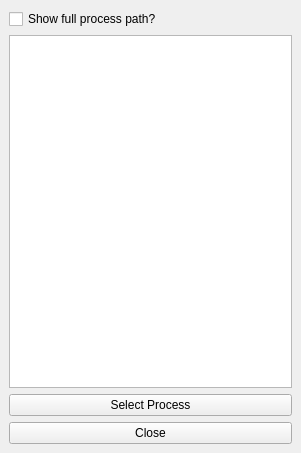
<?xml version="1.0" encoding="UTF-8"?>
<ui version="4.0">
 <class>ProcessList</class>
 <widget class="QMainWindow" name="ProcessList">
  <property name="windowModality">
   <enum>Qt::NonModal</enum>
  </property>
  <property name="geometry">
   <rect>
    <x>0</x>
    <y>0</y>
    <width>301</width>
    <height>453</height>
   </rect>
  </property>
  <property name="windowTitle">
   <string>ProcessList</string>
  </property>
  <widget class="QWidget" name="centralwidget">
   <layout class="QVBoxLayout" name="verticalLayout_2">
    <item>
     <layout class="QVBoxLayout" name="verticalLayout">
      <item>
       <widget class="QCheckBox" name="checkBox">
        <property name="text">
         <string>Show full process path?</string>
        </property>
       </widget>
      </item>
      <item>
       <widget class="QTableWidget" name="tableWidget"/>
      </item>
      <item>
       <widget class="QPushButton" name="pushButton">
        <property name="text">
         <string>Select Process</string>
        </property>
       </widget>
      </item>
      <item>
       <widget class="QPushButton" name="pushButton_2">
        <property name="text">
         <string>Close</string>
        </property>
       </widget>
      </item>
     </layout>
    </item>
   </layout>
  </widget>
 </widget>
 <resources/>
 <connections/>
</ui>
